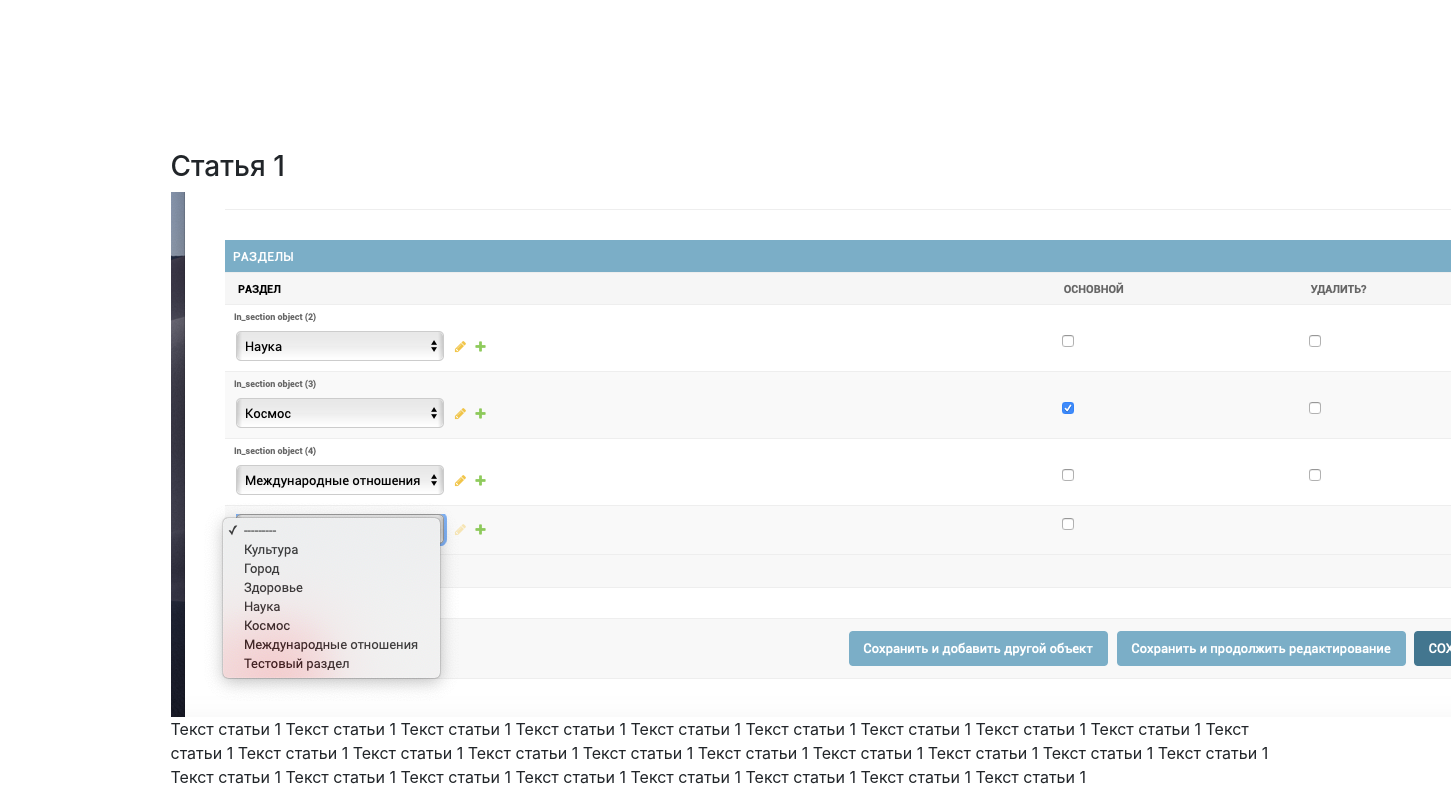
/articles/1/, run on the app's committed database.
### articles/models.py (models this page shows)
class Article(models.Model):
    title = models.CharField(max_length=128)
    img = models.ImageField(null=True, blank=True)
    text = models.TextField()
    paid_content = models.BooleanField()

### articles/views.py (the view)
# urls.py: url(r'^articles/(?P<id>[0-9]+)/', views.show_article),
def show_article(request, id):
    article = Article.objects.get(id=id)
    user = request.user
    if request.method == 'POST':
        user.profile.subscription = True
        user.save()
    return render(
        request,
        'article.html',
        {'article': article,
         'user': user}
    )

### templates/article.html (shortened to what this page needs)
{% extends "base.html" %}
{% load static %}
{% block content %}
    {% if article.paid_content == True and user.profile.subscription == False%}
        <div class="container">
            <div class="header">
                <h3>{{article.title}}</h3>
                <p>У вас нет доступа к платному контенту</p>
                <form action="/subscription/" method="post">
                    {% csrf_token %}
                    <input type="submit" value="Подписаться">
                </form>
            </div>
        </div>
    {% else %}
        <div class="container">
            <div class="header">
                <h3>{{article.title}}</h3>
                <img src="{{ article.img.url }}" alt="Изображение">
                <p>{{article.text}}</p>
            </div>
        </div>
    {% endif %}
{% endblock %}

### templates/base.html (shortened to what this page needs)
<!DOCTYPE html>{% load static %}
<html>
  <head>
    <link type="text/css" rel="stylesheet" href="{% static "css/bootstrap.css" %}"  media="screen,projection"/>
    <link type="text/css" rel="stylesheet" href="{% static "css/style.css" %}"  media="screen,projection"/>
  </head>
  <body>
    {% block content %}{% endblock %}
  </body>
</html>

### static/css/style.css (style rules this page uses)
.header { margin-top: 150px; }

### data on the page
Article: title "Статья 1", img (picture), text "Текст статьи 1 Текст статьи 1 Текст статьи 1 Текст статьи 1 Текст статьи 1 Текст статьи 1 Текст статьи 1 Текст статьи 1 Текст статьи 1 Текст статьи 1 Текст статьи 1 Текст статьи 1 Текст статьи 1 Текст статьи 1 Текст статьи 1 Текст статьи 1 Текст статьи 1 Текст статьи 1 Текст статьи 1 Текст статьи 1 Текст статьи 1 Текст статьи 1 Текст статьи 1 Текст статьи 1 Текст статьи 1 Текст статьи 1 Текст статьи 1"
